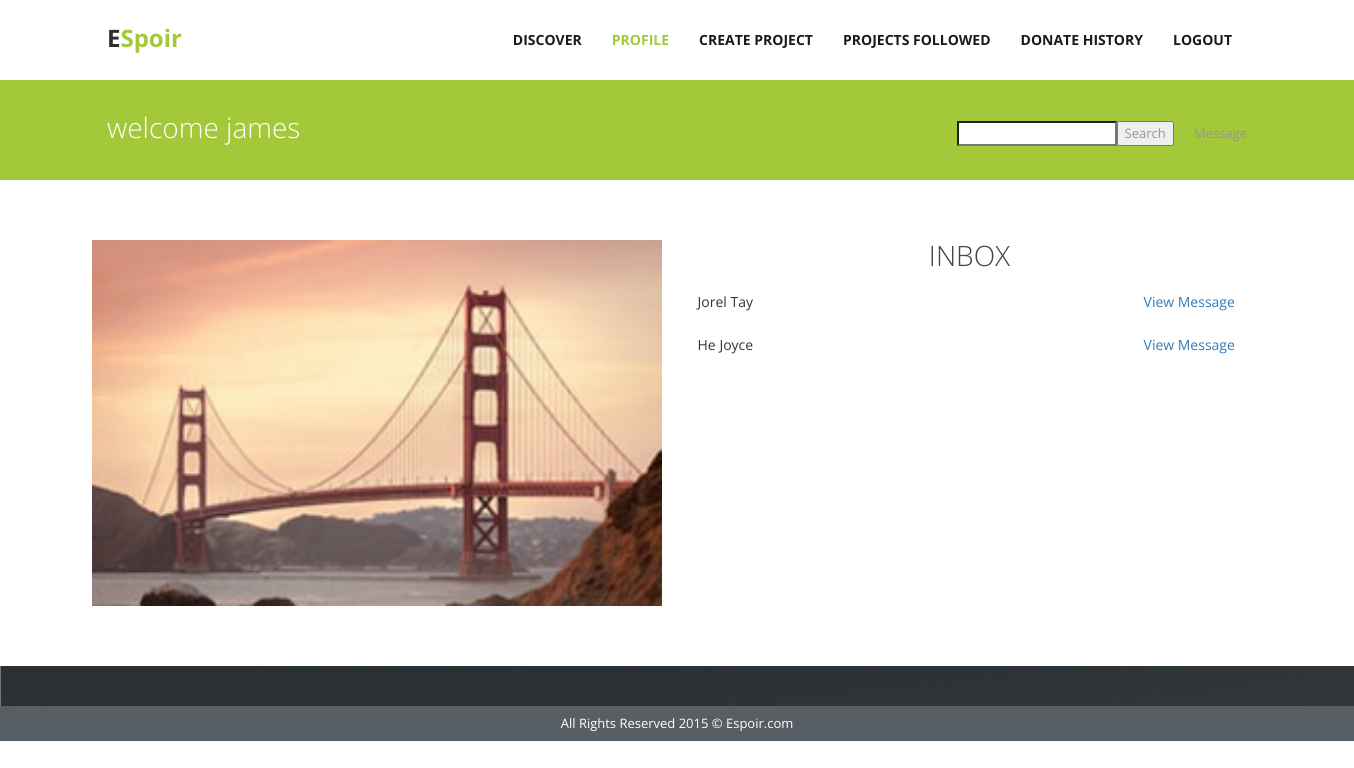
The page /viewMessage.php (signed in) on the database its author committed.
### tables this page shows
CREATE TABLE IF NOT EXISTS `user` (
  `userEmail` varchar(255) NOT NULL,
  `password` varchar(255) NOT NULL,
  `firstName` varchar(255) NOT NULL,
  `lastName` varchar(255) NOT NULL,
  `nationality` varchar(50) NOT NULL,
  `birthday` date NOT NULL,
  `gender` enum('Female','Male') NOT NULL,
  `picScr` blob NOT NULL,
  `picName` varchar(8000) NOT NULL,
  `bio` text,
  `type` enum('Normal','Admin') NOT NULL DEFAULT 'Normal'
);

### viewMessage.php (the view, shortened to what this page needs)
<!DOCTYPE html>
<html lang="en">
<head>
    <link href="css/bootstrap.css" rel="stylesheet">
    <link href="//maxcdn.bootstrapcdn.com/font-awesome/4.2.0/css/font-awesome.min.css" rel="stylesheet">
    <link href="css/responsiveslides.css" rel="stylesheet">
    <link href="css/style.css" rel="stylesheet">
</head>
<?php
    include("db.php");
	$emailtxt = $_SESSION["emailtxt"];
	$sql = "SELECT * FROM user WHERE userEmail = '$emailtxt'";
	if ($result=mysqli_query($mysqli,$sql))
    {
        $rowcount=mysqli_num_rows($result);
    }
	if($rowcount==1)
	{
        $row = mysqli_fetch_array($result,MYSQLI_ASSOC);
	}
	else
	{
		echo '<script language="javascript">';
		echo 'alert("Wrong username/password");';
		echo 'window.location.href="../CS2102/loginreg.php";';
		echo '</script>';
	}
  ?>
<?php
$sql2 = "SELECT `senderEmail` FROM `message` WHERE `senderEmail` = '$emailtxt' OR `receiverEmail` = '$emailtxt' UNION SELECT `receiverEmail` FROM `message` WHERE `senderEmail` = '$emailtxt' OR `receiverEmail` = '$emailtxt'";
	 $message=mysqli_query($mysqli,$sql2) or die('Error: ' . mysqli_error($mysqli));
  ?>
<body data-responsejs='{ "create": [ { "prop": "width", "breakpoints": [0, 320, 481, 641, 961, 1025, 1281, 1400] }]}'>
    <div class="wrapper">
        <div class="container">
            <nav class="navbar navbar-default">
                <div class="container-fluid">
                    <div class="navbar-header">
                        <a class="navbar-brand">E<span>Spoir</span></a>
                    </div>
                    <div class="collapse navbar-collapse pull-right" id="bs-example-navbar-collapse-1">
                        <ul class="nav navbar-nav">
                            <li><a href="discoverlogin.php">Discover</a></li>
                            <li class="active"><a href="profile.php">Profile<span class="sr-only">(current)</span></a></li>
                            <li><a href="createProject.php">Create Project </a></li>
                            <li><a href="projfollist.php">Projects Followed</a></li>
                            <li><a href="transactions.php">Donate History </a></li>
                            <li><a href="logout.php" id="logout">Logout</a></li>
                        </ul>
                    </div>
                </div>
            </nav>
        </div>
    </div>
    <div class="inner-head">
        <div class="container">
            <div class="col-lg-12">
                <h4 class="pull-left">welcome <?php echo $row["firstName"] ?></h4>
                <form method="post" action="search.php">
                    <p class="pull-right pagination">
                        <input type="Search" name="keyword"><input type="submit" value="Search">
                        &nbsp;&nbsp;&nbsp;&nbsp;  Message
                    </p>
                </form>
            </div>
        </div>
    </div>
    <div class="inner-page services">
        <div class="container">
            <div class="">
                <div class="col-md-6 no-padding-left">
                    <img src="img/work8.jpg">
                </div>
                <div class="col-md-6">
                    <div class="header-intro">
                        <h2>Inbox</h2>
                    </div>
                    <table style="width: 98%; margin: 0 auto; height: 85px;">
                        <tbody>
                            <?php
                            while($row = mysqli_fetch_array($message,MYSQLI_ASSOC)) {
                                if($emailtxt != $row['senderEmail'] ){
                        ?>
                            <tr>
                                <?php
                                    $email = $row['senderEmail'];
                                    $user = mysqli_query($mysqli,"SELECT * FROM user WHERE userEmail = '$email'");
                                    $userDetail = mysqli_fetch_array($user,MYSQLI_ASSOC);
                                ?>
                                <td class="auto-style1"><?php echo $userDetail["lastName"]." ".$userDetail["firstName"]?></td>
                                <td><a href="addMessage.php?emailtxt=<?php echo $row['senderEmail']?>">View Message</a></td>
                            </tr>
                            <?php
                                }
                            }
                            ?>
                        </tbody>
                    </table>
                </div>
                <div class="clearfix"></div>
            </div>
        </div>
    </div>
    <div class="testimonial main">
    </div>
    <div class="copyright">
        <div class="container">
            <p>All Rights Reserved 2015 &copy; Espoir.com</p>
        </div>
    </div>
</body>
</html>

### css/style.css (style rules this page uses)
* { font-family: 'Open Sans', sans-serif; }
.wrapper { width: 100%; margin: 0 auto; }
@media (min-width:1200px) { .wrapper { width: 1344px; margin: 0 auto; } }
@media (min-width:1200px) { .container { padding: 0; position: relative; } }
@media (min-width:1200px) { div#bs-example-navbar-collapse-1 { padding-right: 0; } }
@media (min-width:1200px) { .no-padding-left { padding-left: 0; } }
a, a:hover, a:focus { text-decoration: none; }
img { vertical-align: middle; width: 100%; }
h2 { font-size: 28px; font-weight: 300; text-transform: uppercase; color: #444444; margin-top: 60px; }
h4 { font-size: 16px; font-weight: bold; text-transform: uppercase; margin-bottom: 0px; margin-top: 20px; }
p { color: #969696; font-size: 13px; }
.navbar-brand span { color: #A3C83A; }
a.navbar-brand { color: #2f2e2e !important; font-weight: bold; font-size: 24px; padding-top: 28px; }
.navbar { margin-bottom: 0; }
.navbar-default .navbar-nav > .active > a, .navbar-default .navbar-nav > .active > a:hover, .navbar-default .navbar-nav > .active > a:focus { background-color: inherit; color: #A3C83A; }
.navbar-default .navbar-nav > li > a { font-size: 14px; font-weight: bold; color: #1b1a1a ; text-transform: uppercase; padding-top: 30px; padding-bottom: 30px; }
.navbar-default { background-color: inherit; border: none; }
.header-intro { text-align: center; }
.copyright .container p { color: white; text-align: center; margin: 8px; }
.copyright { background: #575F65; }
.inner-head h4 { font-size: 28px; font-weight: 300; text-transform: lowercase; color: white; margin-top: 32px; }
.inner-head { background: #A3C83A; min-height: 100px; margin-bottom: 60px; }
.pagination { margin-top: 41px; }
.clearfix { position: relative; z-index: -1; top: 1px; left: 0px; }
.col-md-6 h2 { margin-top: 0; }
.testimonial.main { background: url('../img/testimonial_bg.jpg'); padding: 30px 0 10px 0; margin-top: 60px; }

### viewMessage.php (style rules this page uses)
.auto-style1 { width: 446px; }

### rows shown on the page
user: firstName "james"
user: lastName "Jorel", firstName "Tay"
user: lastName "He", firstName "Joyce"
